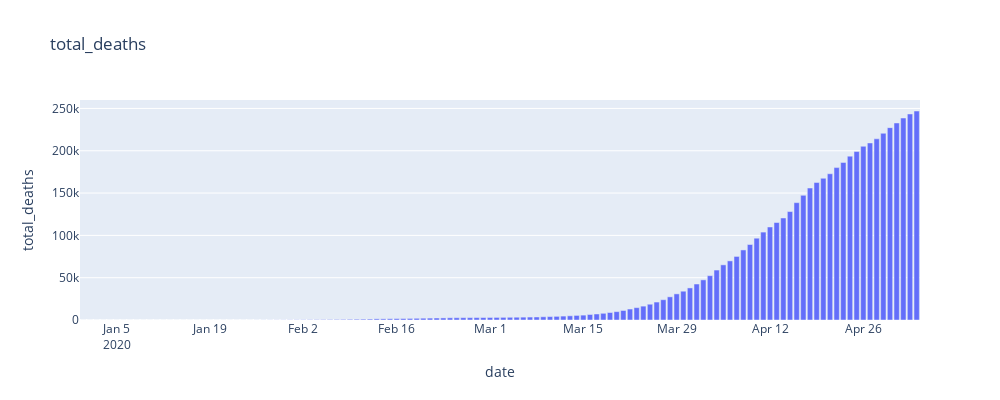

Notebook source saved alongside this figure:
### Code cell
fig = px.bar(d2[d2['location']=='World'], x="date", y="total_deaths", height=400, width=1000,
             title='total_deaths')
fig.show()
